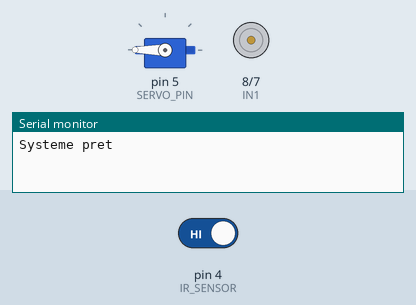
Bench run of a sketch on a simulated Arduino Uno, built with avr-gcc and run on an emulated ATmega328P. On the bench: servo, motor-driver pin pairs drawn as motors (green arrow = first pin HIGH = forward, orange = second pin HIGH = backward, longer = more drive, scaled by the enable pin), the last lines printed to the serial monitor. Inputs (shaded band) come from the test bench; at power-on: pin 4 (IR_SENSOR) HIGH.

Above: at 1.2 s.
1.3 s: pin 4 (IR_SENSOR) driven LOW
At 3.2 s:
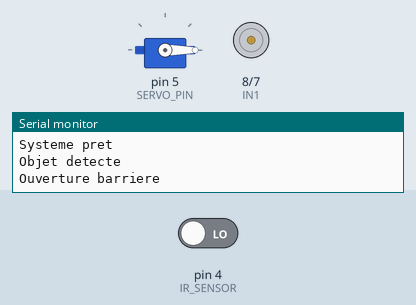
At 6.1 s:
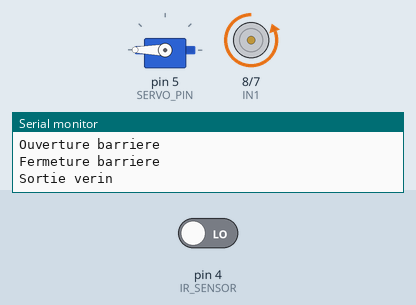
Timing chart, 0 to 11.3 s (numbered marks = the images above; inputs shaded):
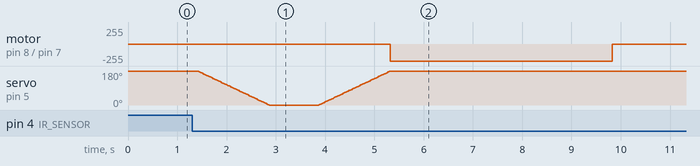

The sketch:

barriere_verin.ino
```cpp
#include <Servo.h>

//----------------------
// Broches
//----------------------
#define IR_SENSOR 4
#define SERVO_PIN 5

// L298N
#define ENA 9
#define IN1 8
#define IN2 7

// Angles de la barrière
#define ANGLE_OUVERT 0
#define ANGLE_FERME  180

// Temps exact mesuré entre le début d'ouverture de la barrière
// et l'arrivée du flacon devant le vérin (à ajuster si besoin)
#define TEMPS_ARRIVEE_VERIN_MS 3396

Servo barriere;

bool cycleEnCours = false;

void setup() {
  Serial.begin(9600);

  pinMode(IR_SENSOR, INPUT_PULLUP); // évite les lectures flottantes/parasites
  pinMode(ENA, OUTPUT);
  pinMode(IN1, OUTPUT);
  pinMode(IN2, OUTPUT);

  barriere.attach(SERVO_PIN);

  // Position initiale : fermée
  barriere.write(ANGLE_FERME);
  moteurStop();

  Serial.println("Systeme pret");
}

void loop() {
  if (digitalRead(IR_SENSOR) == LOW && !cycleEnCours) {

    // Confirmation de détection (anti faux-positif / bruit électrique)
    if (!detectionConfirmee()) {
      return;
    }

    cycleEnCours = true;
    Serial.println("Objet detecte");

    //=========================
    // 1. Ouvrir la barrière
    //=========================
    // On démarre le chrono ICI : c'est le point de référence des 3.90 s
    unsigned long tBarriereStart = millis();

    Serial.println("Ouverture barriere");
    ouvrirBarriere();
    delay(1000);

    //=========================
    // 2. Fermer la barrière
    //=========================
    Serial.println("Fermeture barriere");
    fermerBarriere();

    //=========================
    // 2bis. Ajustement pour arriver exactement à 3.90 s
    //=========================
    unsigned long elapsed = millis() - tBarriereStart;
    if (elapsed < TEMPS_ARRIVEE_VERIN_MS) {
      delay(TEMPS_ARRIVEE_VERIN_MS - elapsed);
    }
    // Si jamais le mouvement servo a déjà pris plus de 3.90 s,
    // on ne délaye pas davantage (on est déjà en retard).

    //=========================
    // 3. Sortir le vérin
    //=========================
    Serial.println("Sortie verin");
    moteurAvant();
    delay(4500);
    moteurStop();

    //=========================
    // 4. Signal Python + attente réponse
    //=========================
    Serial.println("START_PYTHON");

    unsigned long startWait = millis();
    bool pythonDone = false;

    while (millis() - startWait < 120000) {
      if (Serial.available() > 0) {
        String msg = Serial.readStringUntil('\n');
        msg.trim();
        if (msg == "PYTHON_DONE") {
          pythonDone = true;
          break;
        }
      }
      delay(100);
    }

    if (!pythonDone) {
      Serial.println("Timeout Python");
    }

    //=========================
    // 5. Rentrer le vérin
    //=========================
    Serial.println("Rentree verin");
    moteurArriere();
    delay(4500);
    moteurStop();

    Serial.println("Cycle termine");

    // On ne bloque plus en attendant que le capteur se libère :
    // un flacon suivant peut déjà être en attente devant la barrière
    // (capteur toujours LOW). On réarme directement pour que le
    // loop() puisse relancer immédiatement un nouveau cycle si besoin.
    delay(300); // courte pause mécanique avant de réarmer
    cycleEnCours = false;
  }
}

//------------------------------------
// Confirme la détection sur plusieurs lectures
// (évite qu'un parasite électrique déclenche le cycle)
//------------------------------------
bool detectionConfirmee() {
  for (int i = 0; i < 5; i++) {
    if (digitalRead(IR_SENSOR) != LOW) {
      return false;
    }
    delay(20);
  }
  return true;
}

//------------------------------------
// Ouvrir la barrière
//------------------------------------
void ouvrirBarriere() {
  int posActuelle = barriere.read();
  for (int pos = posActuelle; pos >= ANGLE_OUVERT; pos--) {
    barriere.write(pos);
    delay(8);
  }
}

//------------------------------------
// Fermer la barrière
//------------------------------------
void fermerBarriere() {
  int posActuelle = barriere.read();
  for (int pos = posActuelle; pos <= ANGLE_FERME; pos++) {
    barriere.write(pos);
    delay(8);
  }
}

//------------------------------------
// Vérin SORT
//------------------------------------
void moteurAvant() {
  digitalWrite(IN1, LOW);
  digitalWrite(IN2, HIGH);
  analogWrite(ENA, 255);
}

//------------------------------------
// Vérin RENTRE
//------------------------------------
void moteurArriere() {
  digitalWrite(IN1, HIGH);
  digitalWrite(IN2, LOW);
  analogWrite(ENA, 255);
}

//------------------------------------
// Arrêt du moteur
//------------------------------------
void moteurStop() {
  analogWrite(ENA, 0);
  digitalWrite(IN1, LOW);
  digitalWrite(IN2, LOW);
}
```

Measured:
- after the input at 1.3 s, motor on pin 8 (IN1) / pin 7 (IN2): stopped → backward 255/255 after 4.0 s, → stopped 4.5 s later
